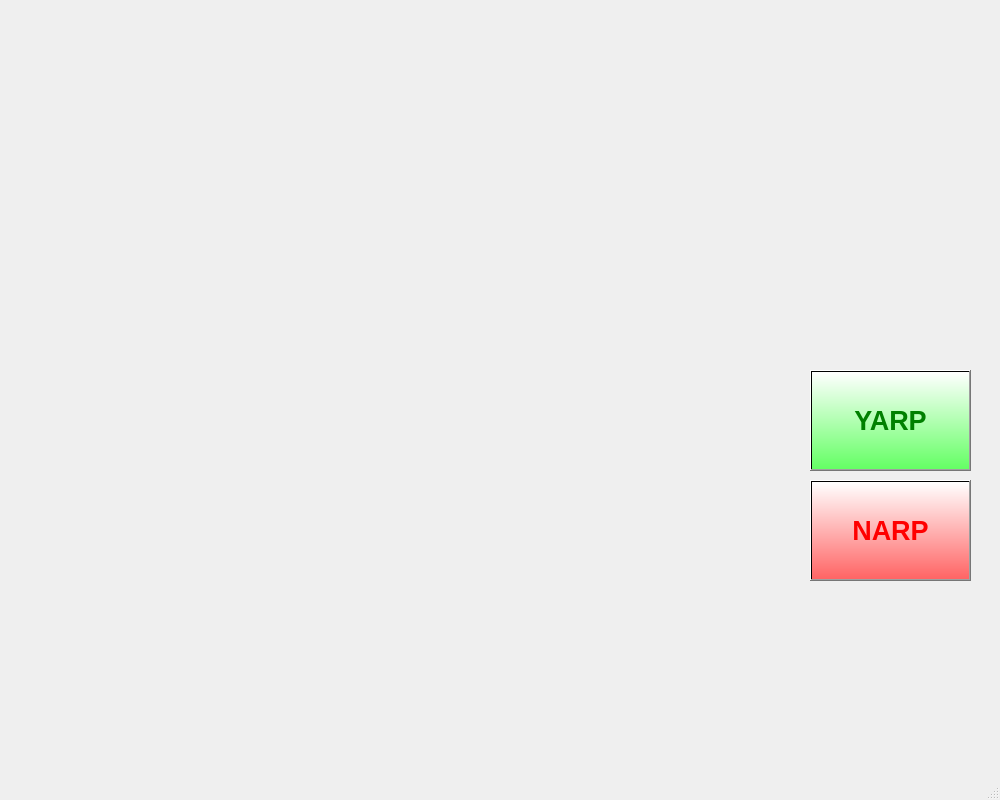
<?xml version="1.0" encoding="UTF-8"?>
<ui version="4.0">
 <class>MainWindow</class>
 <widget class="QMainWindow" name="MainWindow">
  <property name="geometry">
   <rect>
    <x>0</x>
    <y>0</y>
    <width>1000</width>
    <height>800</height>
   </rect>
  </property>
  <property name="windowTitle">
   <string>MainWindow</string>
  </property>
  <widget class="QWidget" name="centralwidget">
   <widget class="QWidget" name="intPlotWidget" native="true">
    <property name="geometry">
     <rect>
      <x>10</x>
      <y>10</y>
      <width>981</width>
      <height>311</height>
     </rect>
    </property>
   </widget>
   <widget class="QWidget" name="intPlotToolsWidget" native="true">
    <property name="geometry">
     <rect>
      <x>10</x>
      <y>320</y>
      <width>981</width>
      <height>31</height>
     </rect>
    </property>
   </widget>
   <widget class="QWidget" name="portraitPlotWidget" native="true">
    <property name="geometry">
     <rect>
      <x>10</x>
      <y>370</y>
      <width>371</width>
      <height>371</height>
     </rect>
    </property>
   </widget>
   <widget class="QWidget" name="projectionsPlotWidget" native="true">
    <property name="geometry">
     <rect>
      <x>410</x>
      <y>370</y>
      <width>371</width>
      <height>371</height>
     </rect>
    </property>
   </widget>
   <widget class="QPushButton" name="yarpPushButton">
    <property name="geometry">
     <rect>
      <x>810</x>
      <y>370</y>
      <width>161</width>
      <height>101</height>
     </rect>
    </property>
    <property name="styleSheet">
     <string notr="true">background-color: qlineargradient(spread:pad, x1:0, y1:0, x2:0, y2:1, stop:0 rgba(255, 255, 255, 255), stop:1 rgba(100, 255, 100, 255));
font-weight: bold;
font-size: 20pt;
color: green;
</string>
    </property>
    <property name="text">
     <string>YARP</string>
    </property>
   </widget>
   <widget class="QPushButton" name="narpPushButton">
    <property name="geometry">
     <rect>
      <x>810</x>
      <y>480</y>
      <width>161</width>
      <height>101</height>
     </rect>
    </property>
    <property name="styleSheet">
     <string notr="true">background-color: qlineargradient(spread:pad, x1:0, y1:0, x2:0, y2:1, stop:0 rgba(255, 255, 255, 255), stop:1 rgba(255, 100, 100, 255));
font-weight: bold;
font-size: 20pt;
color: red;
</string>
    </property>
    <property name="text">
     <string>NARP</string>
    </property>
   </widget>
   <widget class="QWidget" name="PortraitPlotToolsWidget" native="true">
    <property name="geometry">
     <rect>
      <x>10</x>
      <y>740</y>
      <width>371</width>
      <height>31</height>
     </rect>
    </property>
   </widget>
   <widget class="QWidget" name="ProjectionsPlotToolsWidget" native="true">
    <property name="geometry">
     <rect>
      <x>410</x>
      <y>740</y>
      <width>371</width>
      <height>31</height>
     </rect>
    </property>
   </widget>
  </widget>
  <widget class="QStatusBar" name="statusbar"/>
 </widget>
 <resources/>
 <connections/>
</ui>
